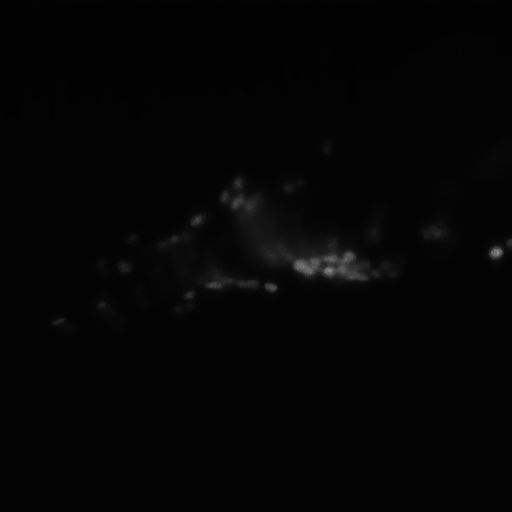
#> input picture data/filtered_data0005.png, 512 x 512 px, found by its file name
$ python f_vlsm_model.py
#> lines starting #> are read from the running program, lines starting #| are printed output that depends on the picture; long printed decimals are rounded
#!/usr/bin/python3
'''
AUTHOR  :   Zhengyang Zhong
DATE    :   2023-03-16
PAPER   :   Fractional Differentiation-Based Variational Level Set Model for Noisy Image Segmentation without Contour Initialization
'''
import cv2
import matplotlib.pyplot as plt
import numpy as np
from numpy import fft
from skimage import measure
from tqdm import tqdm


# The fractional calculus in frequence domain
# Ref: 2007, Jian Bai, Fractional-order Anisotropic Diffusion for Image Denoising
def freq_fractional_calculus(img, alpha=0.5):
    '''
    The data type of the input image should be uint8
    The data type of the returned FOD feature map is also uint8, and the maximum and minimum of the FOD are 255 and 0 respectively.
    '''

    img = img.astype(np.float64)
    height, width = img.shape
    displace1 = (height-1)/2
    displace2 = (width-1)/2
    Fimg = fft.fft2(img)
    fshift = fft.fftshift(Fimg)
    print("fshift real min = ", np.min(np.real(fshift)), ", max = ", np.max(np.real(fshift)))
    print("fshift imge min = ", np.min(np.imag(fshift)), ", max = ", np.max(np.imag(fshift)))

    # fractional derivative terms with centeral difference
    # derivative on y-direction
    pw1 = np.zeros_like(fshift)
    for i in range(height):
        w1 = i - displace1
        pw1[i, :] = np.round((1 - np.exp(-2j * np.pi * w1 / height))**alpha * np.exp( 1j * np.pi * alpha * w1 / height), 5)
    FourierDy = pw1 * fshift
    Dy = np.abs( fft.ifft2( fft.ifftshift( FourierDy ) ) )
    print("Dy min = ", np.min(Dy), ", max = ", np.max(Dy))

    # derivative on x-direction
    pw2 = np.zeros_like(fshift)
    for i in range(width):
        w2 = i - displace2
        pw2[:, i] = np.round((1 - np.exp(-2j * np.pi * w2 / width))**alpha * np.exp( 1j * np.pi * alpha * w2 / width), 5)
    FourierDx = pw2 * fshift
    Dx = np.abs( fft.ifft2( fft.ifftshift( FourierDx ) ) )

    DI = img - np.sqrt(np.square(np.abs(Dx)) + np.square(np.abs(Dy)))
    # DI = np.interp(DI, [np.min(DI), np.max(DI)], [0, 255]).astype(np.uint8)
    return DI


def FVLSmodel(img, fractional_order=0.8, c0=2, beta=0.5, mu=1.0, alpha=1.0, itermax=300, tolerance=1e-4):
    '''
    The data type of the input image should be uint8
    The objects in the image should be brighter than background
    '''

    # Generate Fractional Order Differentiation(FOD) feature map
    DI = freq_fractional_calculus(img, fractional_order).astype(np.float64)

    phi = c0 * np.ones_like(img, dtype=np.float64)
    psi = c0 * np.ones_like(img, dtype=np.float64)
    himg, wimg = img.shape

    img = img.astype(np.float64)
    laplace = np.array([[0, 1, 0],
                        [1, -8, 1],
                        [0, 1, 0]], dtype=np.float32)

    lapF = fft.fft2(laplace, (himg, wimg))
    print("lap FFT real min", np.min(np.real(lapF)), ", max = ", np.max(np.real(lapF)))
    print("lap FFT imag min", np.min(np.imag(lapF)), ", max = ", np.max(np.imag(lapF)))

    for it in tqdm(range(20)):

        old_Fnorm = np.sqrt(np.sum(phi**2))

        # Neumann condition
        phi[np.ix_([0, -1]), np.ix_([0, -1])]   =   phi[np.ix_([2, -3]), np.ix_([2, -3])]
        phi[np.ix_([0, -1]), 1:-1]              =   phi[np.ix_([2, -3]), 1:-1]
        phi[1:-1, np.ix_([0, -1])]              =   phi[1:-1, np.ix_([2, -3])]

        phi_p1q = (phi + 1)**2
        phi_n1q = (phi - 1)**2

        # c1 = np.sum(img * phi_p1q) / (np.sum(phi_p1q) + 1e-10)
        # c2 = np.sum(img * phi_n1q) / (np.sum(phi_n1q) + 1e-10)
        # c12 = c1 + c2

        m1 = np.sum(DI * phi_p1q) / (np.sum(phi_p1q) + 1e-10)
        m2 = np.sum(DI * phi_n1q) / (np.sum(phi_n1q) + 1e-10)
        m12 = m1 + m2
        print("m1 = ", m1, ", m2 = ", m2)

        # update phi
        # phi_A = mu * psi + beta * (2*img - c12)*(c1 - c2) + (2*DI - m12)*(m1 - m2)
        # phi_B = mu + beta * (2*img**2 - 2*img*c12 + c1**2 + c2**2) + 2*DI**2 - 2*DI*m12 + m1**2 + m2**2
        phi_A = mu * psi + (2*DI - m12)*(m1 - m2)
        phi_B = mu + 2*DI**2 - 2*DI*m12 + m1**2 + m2**2
        phi = phi_A / (phi_B + 1e-10)
        print("phi_A min = ", np.min(phi_A), ", max = ", np.max(phi_A))
        print("phi_B min = ", np.min(phi_B), ", max = ", np.max(phi_B))
        print("phi min = ", np.min(phi), ", max = ", np.max(phi))

        # update psi
        phiF = fft.fft2(phi)
        # [4 lines of commented-out code are left out]
        psi_A = mu * phiF
        psi_B = mu - alpha * lapF
        # [4 lines of commented-out code are left out]
        tmp = psi_A / (psi_B + 1e-10)
        psii = fft.ifft2(tmp)
        # print("\nIFFT psi_AdB real part, min = ", np.min(np.real(psii)), ", max = ", np.max(np.real(psii)))
        # print("\nIFFT psi_AdB image part, min = ", np.min(np.imag(psii)), ", max = ", np.max(np.imag(psii)))
        psi = np.abs(psii)
        # print("\nIFFT abs min = ", np.min(psi), ", max = ", np.max(psi))

        # terimination
        new_Fnorm = np.sqrt(np.sum(phi**2))
        criteria_Fnorm = np.abs(old_Fnorm - new_Fnorm) / (old_Fnorm + 1e-10)
        if criteria_Fnorm < tolerance:
            break

        if it % 2 == 0:
            img0 = cv2.cvtColor(img.astype(np.uint8), cv2.COLOR_GRAY2BGR)
            tmp = np.zeros_like(phi, np.uint8)
            tmp[phi < 0] = 255
            cnts, _ = cv2.findContours(tmp, cv2.RETR_TREE, cv2.CHAIN_APPROX_NONE)
            cv2.drawContours(img0, cnts, -1, (0, 0, 255), 1)
            cv2.imwrite("./iterprocess/"+str(it+1)+".png", img0)

    # phi = drlse(img, phi)
    return phi, it+1


if __name__ == "__main__":
    path = "D:/pyAC/data/filtered_data0005.png"
    img = cv2.imread(path, 0)
#> img is the input picture: shape (512, 512); min 2, max 156, mean 4.3
    # img = img.astype(float)
    # img = 255*(img-img.min())/(img.max()-img.min())
    img.astype(np.uint8)
    h, w = img.shape
#> h = 512; w = 512
    phi = 2 * np.ones((h, w))
    phi, iterations = FVLSmodel(img,beta=1,alpha=4,mu=0.2,tolerance=1e-8)
#| fshift real min =  -380295.377 , max =  1122340.0
#| fshift imge min =  -141579.380 , max =  141579.380
#| Dy min =  0.000197 , max =  55.779
#> in freq_fractional_calculus, `DI = img - np.sqrt(np.square(np.abs(Dx)) + np.square(np.abs(Dy)))`:
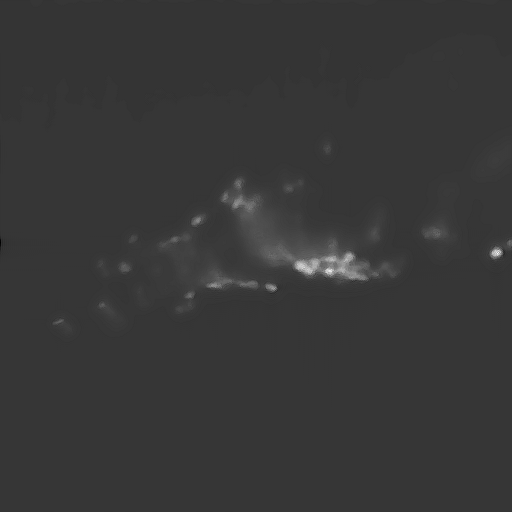
#> DI: shape (512, 512) float64; min -32.88, max 135.3, mean 3.8; drawn with min black and max white
#| lap FFT real min -12.0 , max =  8.236
#| lap FFT imag min -10.914 , max =  10.914
#> the loop in FVLSmodel, `for it in tqdm(range(20)): ` made 20 passes
#> (old_Fnorm, m1, m2, m12, new_Fnorm, criteria_Fnorm) on passes 2 to 13: (198.8, 3.63, 4.2, 7.83, 218.4, 0.0983), (218.4, 3.28, 5.41, 8.69, 438.3, 1.01), (438.3, 3, 9.19, 12.19, 487.7, 0.113), (487.7, 2.93, 13.8, 16.73, 496.4, 0.0179), (496.4, 2.95, 18.48, 21.43, 500.3, 0.00792), (500.3, 2.99, 22.5, 25.49, 502.2, 0.00372), (502.2, 3.03, 25.55, 28.58, 503.1, 0.0017), (503.1, 3.05, 27.79, 30.84, 503.5, 0.00092), (503.5, 3.07, 29.44, 32.51, 503.8, 0.00058), (503.8, 3.09, 30.66, 33.75, 504, 0.000395), (504, 3.1, 31.57, 34.67, 504.2, 0.00028), (504.2, 3.11, 32.24, 35.35, 504.3, 0.000202)
#> (m1, m2, m12, new_Fnorm, criteria_Fnorm) on pass 1: (3.83, 3.83, 7.66, 198.8, 0.806)
#> (printed output is left out)
#> pass 1, in FVLSmodel, `phi = phi_A / (phi_B + 1e-10)`:
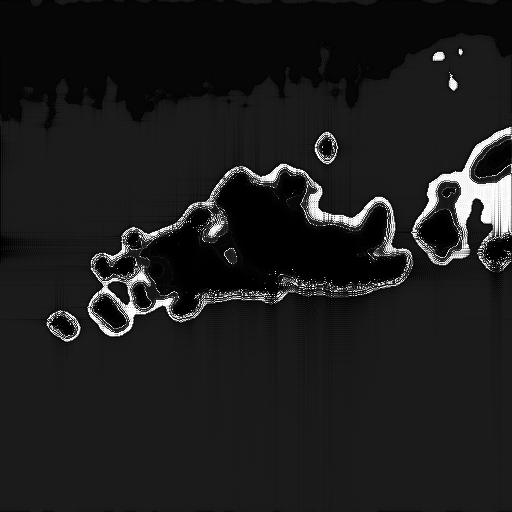
#> phi: shape (512, 512) float64; min 1.16e-05, max 2, mean 0.226; drawn with min black and max white
#> pass 1, in FVLSmodel, `psi = np.abs(psii)`:
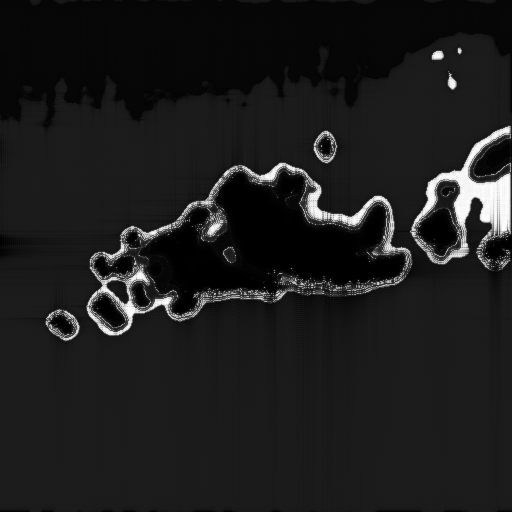
#> psi: shape (512, 512) float64; min 2.15e-07, max 0.0246, mean 0.0028; drawn with min black and max white
#> after the loop in FVLSmodel, `for it in tqdm(range(20)):`:
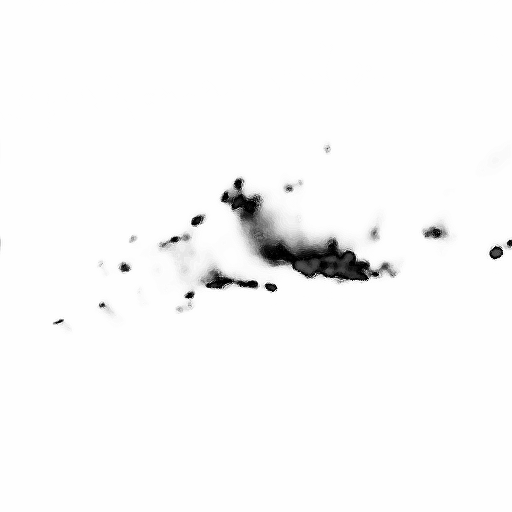
#> phi: shape (512, 512) float64; min -1, max 1, mean 0.956; drawn with min black and max white
#> iterations = 20
    print(iterations)
#| 20
    contours = measure.find_contours(phi, 0)
#> contours = 98 point arrays, longest 823 points
    plt.imshow(phi,cmap='gray')
    for cnt in contours:
        plt.plot(cnt[:, 1], cnt[:, 0], linewidth=2)
#> this loop made 98 passes
    plt.show(block=True)
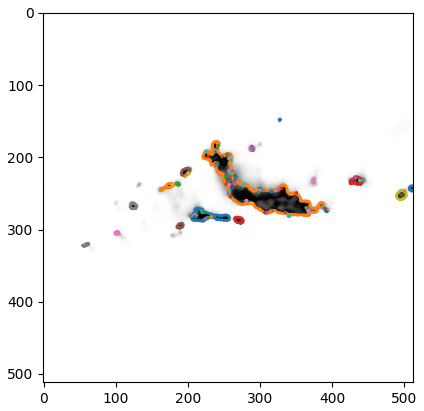
#> figure drawn by matplotlib, 1 panel
